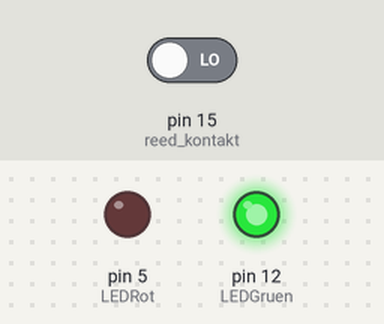
The sketch below on a simulated Arduino Uno, built with avr-gcc and run on an emulated ATmega328P. On the bench: output pins drawn as LEDs (lit = HIGH). The test bench sets the inputs (shaded band); at power-on: pin 15 (reed_kontakt) LOW.

Above: at 1.2 s.
1.3 s: pin 15 (reed_kontakt) driven HIGH
At 2.1 s:
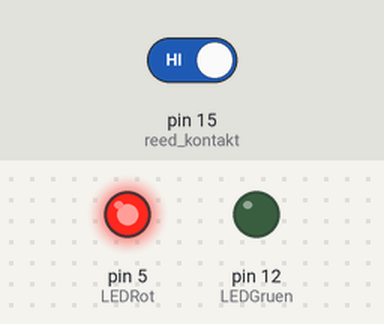
2.8 s: pin 15 (reed_kontakt) driven LOW
At 3.2 s:
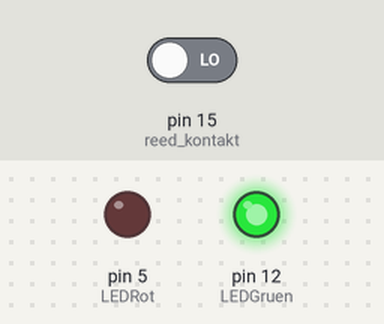
Timing chart, 0 to 5.8 s (numbered marks = the images above; inputs shaded):
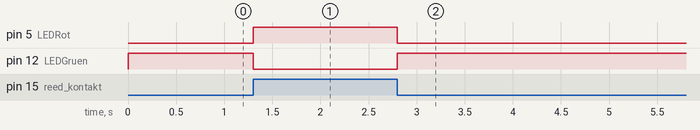

The sketch:

fenster-_berwachung.ino
```cpp
int reed_kontakt = 15;
int LEDRot = 5;
int LEDGruen = 12;
int status;

void setup()
{
  pinMode(reed_kontakt, INPUT);
  pinMode(LEDRot, OUTPUT);
  pinMode(LEDGruen, OUTPUT);
}

void loop()
{
  status = digitalRead(reed_kontakt);

  if (status == HIGH)
  {
    digitalWrite(LEDGruen, LOW);
    digitalWrite(LEDRot, HIGH);
  }

  else
  {
    digitalWrite(LEDGruen, HIGH);
    digitalWrite(LEDRot, LOW);
  }
}
```

Measured:
- after the input at 1.3 s, pin 5 (LEDRot): LOW → HIGH at once; pin 12 (LEDGruen): HIGH → LOW at once
- after the input at 2.8 s, pin 5 (LEDRot): HIGH → LOW at once; pin 12 (LEDGruen): LOW → HIGH at once
